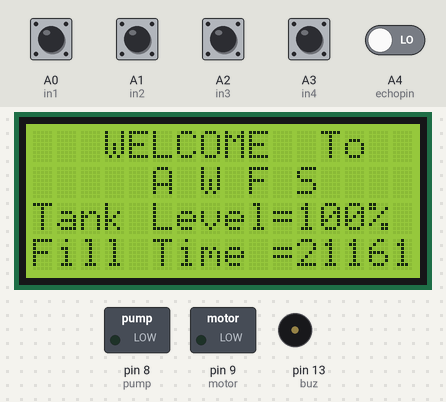
A sketch run on a simulated Arduino Uno, built with avr-gcc and run on an emulated ATmega328P. Parts: 16×4 character LCD, switched loads named in the sketch (green lamp = pin HIGH), buzzer (waves = sounding, pin HIGH). Inputs (shaded band) come from the test bench; at power-on: A0 (in1), A1 (in2), A2 (in3), A3 (in4) HIGH, A4 (echopin) LOW. EEPROM starts erased; pins used as bus, display or sensor lines are not drawn; what the sketch prints to the serial monitor is not drawn.

Above: at 8.7 s.
8.8 s: A0 (in1) pulled LOW for 1 s
At 10.6 s:
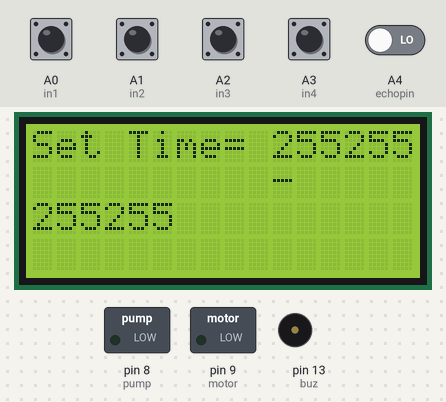
11.3 s: A0 (in1) pulled LOW for 0.15 s
At 12.3 s:
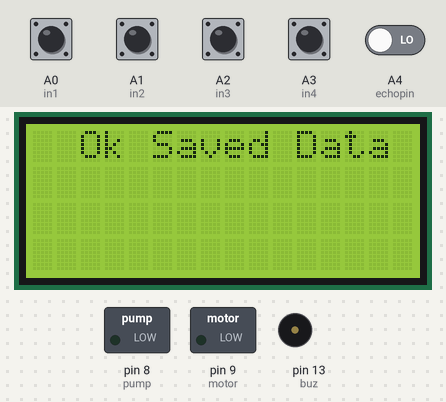
Timing chart, 0 to 14.3 s (numbered marks = the images above; inputs shaded):
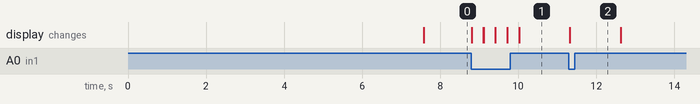

The sketch:

Automatic_Water_Bottle_Filling_System.ino
```cpp
#include<LiquidCrystal.h>
#include <EEPROM.h>
LiquidCrystal lcd(2,3,4,5,6,7);

#define echopin A4 // echo pin
#define trigpin A5 // Trigger pin

int cont = 0;

int in1 = A0;
int in2 = A1;
int in3 = A2;
int in4 = A3;

int remotePins [] = { A0, A1, A2, A3};

int set = 0;
int stop = 0, stop1;
int mode = 0;

int buz = 13;

int timer = 0;

int pump = 8;
int motor = 9;

int ir_start = 10;
int ir_fill = 11;
int ir_stop = 12;


int dist;
long duration;

int val1=0,val2=0,val3=0,val4=1;
long result=0;

void setup(){
 for (int i = 0; i < 5; i ++) {
  pinMode (remotePins [i], INPUT);
  digitalWrite(remotePins [i], HIGH);
}

pinMode(ir_fill, INPUT);
pinMode(ir_start, INPUT);
pinMode(ir_stop, INPUT);

pinMode (trigpin, OUTPUT);
pinMode (echopin, INPUT);

pinMode(motor, OUTPUT);
pinMode(pump, OUTPUT);

pinMode(buz, OUTPUT);

lcd.begin(16,4);
lcd.setCursor(0,0);lcd.print("   WELCOME  To  ");
lcd.setCursor(0,1);lcd.print("Automatic  Water");
lcd.setCursor(0,2);lcd.print("  Filling");
lcd.setCursor(0,3);lcd.print("          System");
delay(2000);
Serial.begin(9600);
//Write();
Read();
//analogWrite(motor, 100);
 for (int i = 0; i < 5; i ++) {
dist = data1();
data2();
delay(100);
}
lcd.clear();
}

void loop(){

if(stop==0){
if(digitalRead (in1) == 0){
lcd.clear();
mode = mode+1;
if(mode>4){mode=0;
Write();
Read();
lcd.setCursor(0,0);
lcd.print("  Ok Saved Data ");
delay(1000);
}
delay(300);}

if(digitalRead (in2) == 0){
if(mode==1){val1 = val1+1;}
if(mode==2){val2 = val2+1;}
if(mode==3){val3 = val3+1;}
if(mode==4){val4 = val4+1;}
if(val1>9){val1=0;}
if(val2>9){val2=0;}
if(val3>9){val3=0;}
if(val4>9){val4=0;}
delay(300);
}
}

if(mode==0){
if(digitalRead (in3) == 0){stop=0;}
if(digitalRead (in4) == 0){stop=1;}

lcd.setCursor(0,0);lcd.print("   WELCOME  To  ");
lcd.setCursor(0,1);lcd.print("     A W F S    ");

lcd.setCursor(0,2);
lcd.print("Tank Level=");
lcd.print(dist);
lcd.print("%   ");

lcd.setCursor(0,3);
lcd.print("Fill Time =");
lcd.print(result);
lcd.print("   ");
}else{

lcd.setCursor(0,0);
lcd.print("Set Time= ");
lcd.print(val4);
lcd.print(val3);
lcd.print(val2);
lcd.print(val1);

if(mode==4) {lcd.setCursor(10,1);lcd.print("-");}
if(mode==3) {lcd.setCursor(11,1);lcd.print("-");}
if(mode==2) {lcd.setCursor(12,1);lcd.print("-");}
if(mode==1) {lcd.setCursor(13,1);lcd.print("-");}
}


if(stop==1){
if(digitalRead (ir_stop) == 1){analogWrite(motor, 200);
if(digitalRead (ir_fill) == 0){
if(stop1==0){stop1=1;
analogWrite(motor, 0);
delay(200);
digitalWrite(pump, HIGH);
delay(result);
digitalWrite(pump, LOW);
for (int i = 0; i < 10; i ++) {
dist = data1();
data2();
delay(200);
}
analogWrite(motor, 200);
}
}

if(digitalRead (ir_start) == 0){stop1=0;}

}
else{analogWrite(motor, 0);delay(300);}
}else{analogWrite(motor, 0);}

}
void Read(){
val1 = EEPROM.read(11); val2 = EEPROM.read(12); val3 = EEPROM.read(13); val4 = EEPROM.read(14);
result = val4*1000+val3*100+val2*10+val1;
Serial.println(result);
}

void Write(){
EEPROM.write(11, val1);EEPROM.write(12, val2);EEPROM.write(13, val3);EEPROM.write(14, val4);
}


void data2(){
dist = map(dist, 2, 30, 100, 0);
if(dist>100){dist=100;}
if(dist<0){dist=0;}
}

long data1(){
 digitalWrite(trigpin,LOW);
 delayMicroseconds(2);
 digitalWrite(trigpin,HIGH);
 delayMicroseconds(10);
 duration=pulseIn (echopin,HIGH);
 return duration / 29 / 2;
}
```

Measured:
- after the input at 8.8 s, the display: first changes at once (image 1 shows a later state)
- after the input at 11.3 s, the display: changes at once (image 2)
